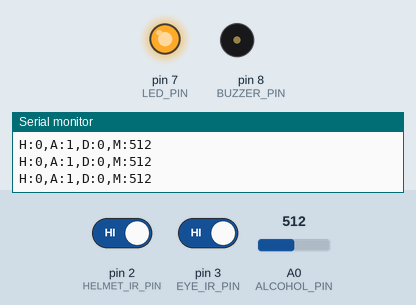
The sketch below on a simulated Arduino Uno, built with avr-gcc and run on an emulated ATmega328P. On the bench: output pins drawn as LEDs (lit = HIGH), buzzer (waves = sounding, pin HIGH), the last lines printed to the serial monitor. The test bench sets the inputs (shaded band); at power-on: A0 (ALCOHOL_PIN) = 512, pin 2 (HELMET_IR_PIN) HIGH, pin 3 (EYE_IR_PIN) HIGH.

Above: at 1.26 s.
1.3 s: A0 (ALCOHOL_PIN) set to 417
4.3 s: A0 (ALCOHOL_PIN) set to 382
At 4.34 s:
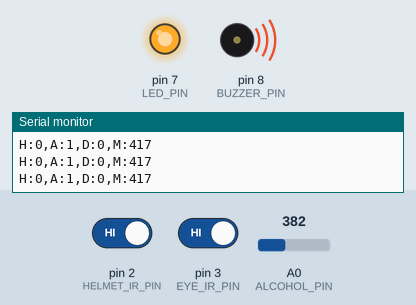
7.3 s: pin 2 (HELMET_IR_PIN) driven LOW
At 8.5 s:
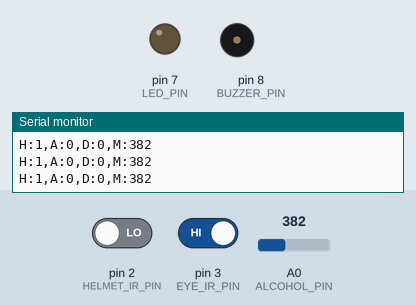
8.8 s: pin 2 (HELMET_IR_PIN) driven HIGH
At 8.9 s:
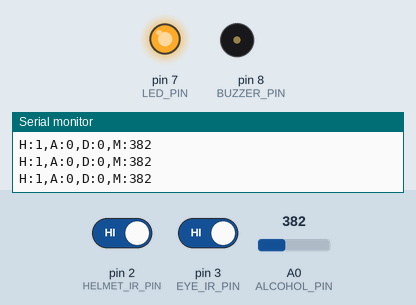
Timing chart, 0 to 12.8 s (numbered marks = the images above; inputs shaded):
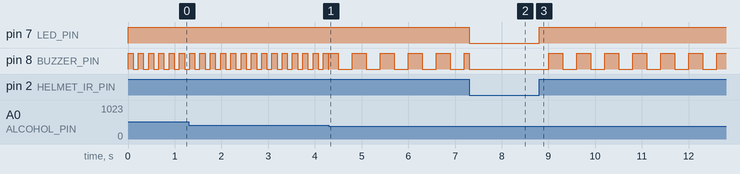

The sketch:

helmet.ino
```cpp
/*
  SafeRide - helmet unit
  Sends a compact safety packet to the desktop app over USB or HC-05 serial.
*/

const uint8_t ALCOHOL_PIN = A0;
const uint8_t HELMET_IR_PIN = 2;
const uint8_t EYE_IR_PIN = 3;
const uint8_t LED_PIN = 7;
const uint8_t BUZZER_PIN = 8;
const int ALCOHOL_THRESHOLD = 400;
const unsigned long DROWSY_LIMIT_MS = 3000;
const unsigned long SEND_INTERVAL_MS = 250;
const bool HELMET_ACTIVE_LOW = true;
const bool EYE_ACTIVE_LOW = true;
const bool BLUETOOTH_MODE = false;

unsigned long eyeClosedSince = 0;
unsigned long lastSendAt = 0;
bool eyeTimerActive = false;

void setup() {
  pinMode(ALCOHOL_PIN, INPUT);
  pinMode(HELMET_IR_PIN, HELMET_ACTIVE_LOW ? INPUT_PULLUP : INPUT);
  pinMode(EYE_IR_PIN, EYE_ACTIVE_LOW ? INPUT_PULLUP : INPUT);
  pinMode(LED_PIN, OUTPUT);
  pinMode(BUZZER_PIN, OUTPUT);

  digitalWrite(LED_PIN, LOW);
  digitalWrite(BUZZER_PIN, LOW);
  Serial.begin(9600);
  Serial.print("DEVICE:HELMET,FIRMWARE:3.1,TRANSPORT:");
  Serial.println(BLUETOOTH_MODE ? "BLUETOOTH" : "USB_BRIDGE");
}

void loop() {
  const int alcoholValue = analogRead(ALCOHOL_PIN);
  const bool helmetWorn = digitalRead(HELMET_IR_PIN) == (HELMET_ACTIVE_LOW ? LOW : HIGH);
  const bool eyeClosed = digitalRead(EYE_IR_PIN) == (EYE_ACTIVE_LOW ? LOW : HIGH);
  bool drowsy = false;

  if (eyeClosed) {
    if (!eyeTimerActive) {
      eyeClosedSince = millis();
      eyeTimerActive = true;
    }
    drowsy = millis() - eyeClosedSince >= DROWSY_LIMIT_MS;
  } else {
    eyeTimerActive = false;
  }

  const bool alcoholDetected = alcoholValue > ALCOHOL_THRESHOLD;
  const bool danger = !helmetWorn || alcoholDetected || drowsy;
  digitalWrite(LED_PIN, danger ? HIGH : LOW);

  // A non-blocking warning pulse keeps telemetry smooth.
  const unsigned long pulse = drowsy ? 120 : (alcoholDetected ? 220 : 600);
  digitalWrite(BUZZER_PIN, danger && (millis() % pulse < pulse / 2) ? HIGH : LOW);

  if (millis() - lastSendAt >= SEND_INTERVAL_MS) {
    lastSendAt = millis();
    Serial.print("H:"); Serial.print(helmetWorn ? 1 : 0);
    Serial.print(",A:"); Serial.print(alcoholDetected ? 1 : 0);
    Serial.print(",D:"); Serial.print(drowsy ? 1 : 0);
    Serial.print(",M:"); Serial.println(alcoholValue);
  }
}
```

Measured:
- the behaviour switches between 401 and 400 on A0 (ALCOHOL_PIN) (found by bisection; images 0 and 1)
- after the input at 7.3 s, pin 7 (LED_PIN): HIGH → LOW at once
- after the input at 8.8 s, pin 7 (LED_PIN): LOW → HIGH at once; pin 8 (BUZZER_PIN): alternates HIGH for 0.30 s and LOW for 0.30 s, starting after 0.20 s
- by itself, pin 8 (BUZZER_PIN): repeats every 0.60 s: LOW 0.30 s, HIGH 0.30 s
